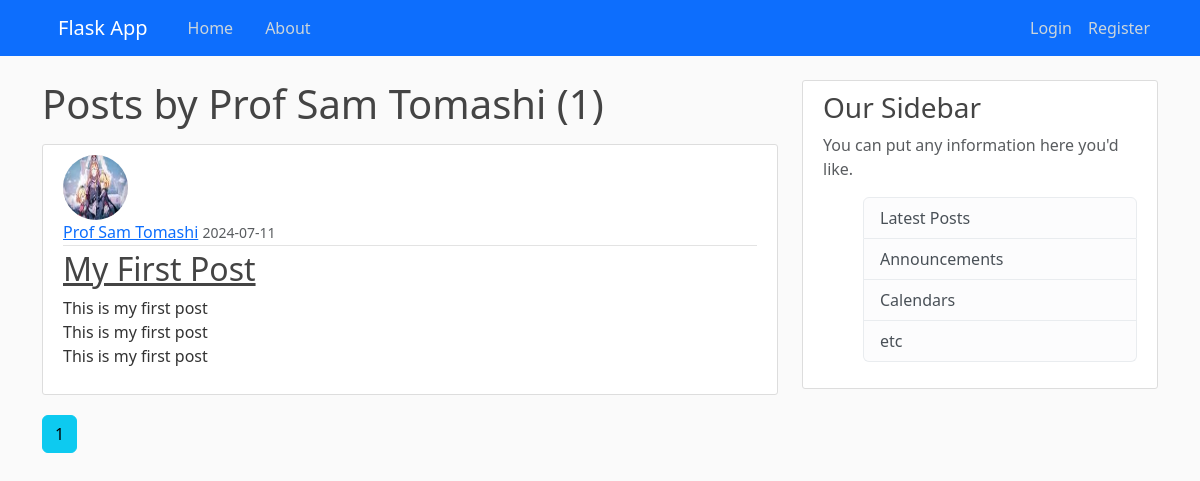
The app's page /user/Prof Sam Tomashi with its own data.
### server/models.py (models this page shows, shortened)
class User(db.Model, UserMixin):
    id = db.Column(db.Integer, primary_key=True)
    username = db.Column(db.String(20), unique=True, nullable=False)
    email = db.Column(db.String(120), unique=True, nullable=False)
    image_file = db.Column(db.String(20), nullable=False, default="default.jpg")
    password = db.Column(db.String(60), nullable=False)
    posts = db.relationship('Post', backref='author', lazy=True)

class Post(db.Model):
    id = db.Column(db.Integer, primary_key=True)
    title = db.Column(db.String(100), nullable=False)
    date_posted = db.Column(db.DateTime, nullable=False, default=datetime.now(tz=timezone.utc))
    content = db.Column(db.Text, nullable=False)
    user_id = db.Column(db.Integer, db.ForeignKey('user.id'), nullable=False)

### server/routes.py (the view)
@app.route("/user/<string:username>")
def user_posts(username):
    page = request.args.get("page", 1, type=int)
    user = User.query.filter_by(username=username).first_or_404()
    posts = Post.query.filter_by(author=user)\
        .order_by(Post.date_posted.desc())\
        .paginate(page=page, per_page=5)
    return render_template('user_posts.html', posts=posts, user=user)

### server/templates/user_posts.html
{% extends "layout.html" %}
{% block content %}
    <h1 class="mb-3">Posts by {{ user.username }} ({{ posts.total }})</h1>
    {% for post in posts.items %}
        <article class="media content-section">
        <img class="rounded-circle article-img" src="{{ url_for('static', filename='profile_pics/' + post.author.image_file) }}">
        <div class="media-body">
            <div class="article-metadata">
            <a class="mr-2" href="{{ url_for("user_posts", username=post.author.username) }}">{{ post.author.username }}</a>
            <small class="text-muted">{{ post.date_posted.strftime('%Y-%m-%d') }}</small>
            </div>
            <h2><a class="article-title" href="{{ url_for('post', post_id=post.id) }}">{{ post.title }}</a></h2>
            <p class="article-content">{{ post.content }}</p>
        </div>
        </article>
    {% endfor %}
    {% for page_num in posts.iter_pages(left_edge=1, right_edge=1, left_current=1, right_current=2) %}
        {% if page_num %}
            {% if posts.page == page_num %}
                <a class="btn btn-info mb-4" href="{{ url_for("user_posts", username=user.username, page=page_num) }}">{{ page_num }}</a>
            {% else %}
                <a class="btn btn-outline-info mb-4" href="{{ url_for("user_posts", username=user.username, page=page_num) }}">{{ page_num }}</a>
            {% endif %}
        {% else %}
            ...
        {% endif %}
    {% endfor %}
{% endblock content %}

### server/templates/layout.html (shortened to what this page needs)
<!DOCTYPE html>
<html lang="en">
<head>
    <link rel="stylesheet" href="https://cdn.jsdelivr.net/npm/bootstrap@5.3.3/dist/css/bootstrap.rtl.min.css">
    <link rel="stylesheet" type="text/css" href="{{ url_for('static', filename='main.css' ) }}">
</head>
<body>
    <header class="site-header">
        <nav class="navbar navbar-expand-lg navbar-dark bg-primary fixed-top">
        <div class="container">
            <a class="navbar-brand" href="/">Flask App</a>
            <div class="navbar-nav ms-auto me-3">
            <a class="nav-link me-3" href="{{ url_for('home') }}">Home</a>
            <a class="nav-link me-3" href="{{ url_for('about') }}">About</a>
            </div>
            <div class="collapse navbar-collapse justify-content-end" id="navbarNav">
            <div class="navbar-nav">
                {% if current_user.is_authenticated %}
                    <a class="nav-link" href="{{ url_for('new_post') }}">New Post</a>
                    <a class="nav-link" href="{{ url_for('account') }}">Account</a>
                    <a class="nav-link" href="{{ url_for('logout') }}">Logout</a>
                {% else %}
                    <a class="nav-link" href="{{ url_for('login') }}">Login</a>
                    <a class="nav-link" href="{{ url_for('register') }}">Register</a>
                {% endif %}
            </div>
            </div>
        </div>
        </nav>
    </header>
    <main role="main" class="container">
        <div class="row">
        <div class="col-md-8">
            {% block content %}{% endblock %}
        </div>
        <div class="col-md-4">
            <div class="content-section">
            <h3>Our Sidebar</h3>
            <p class='text-muted'>You can put any information here you'd like.
                <ul class="list-group">
                <li class="list-group-item list-group-item-light">Latest Posts</li>
                <li class="list-group-item list-group-item-light">Announcements</li>
                <li class="list-group-item list-group-item-light">Calendars</li>
                <li class="list-group-item list-group-item-light">etc</li>
                </ul>
            </p>
            </div>
        </div>
        </div>
    </main>
</body>
</html>

### server/static/main.css (style rules this page uses)
body { background: #fafafa; color: #333333; margin-top: 5rem; }
h1, h2, h3, h4, h5, h6 { color: #444444; }
.site-header .navbar-nav .nav-link { color: #cbd5db; }
.content-section { background: #ffffff; padding: 10px 20px; border: 1px solid #dddddd; border-radius: 3px; margin-bottom: 20px; }
.article-title { color: #444444; }
.article-content { white-space: pre-line; }
.article-img { height: 65px; width: 65px; margin-right: 16px; }
.article-metadata { padding-bottom: 1px; margin-bottom: 4px; border-bottom: 1px solid #e3e3e3 }

### records on screen
User: username "Prof Sam Tomashi"
Post: image_file (picture), author.username "Prof Sam Tomashi", date_posted "2024-07-11", title "My First Post", content "This is my first post This is my first post This is my first post"

### other values on screen
{{ posts.total }} "1"
{{ page_num }} "1"
